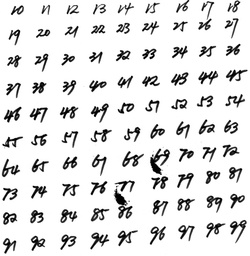
#> input picture Others/img001.jpg, 250 x 256 px, shrunk from 2327 x 2387 before the run; its folder holds only this picture in this run
$ python -i Connectivity.py   (imports and definitions only)
#> lines starting #> are read from the running program, lines starting #| are printed output that depends on the picture; after the words box and inside, x2 and y2 are one past the last pixel; in counts of white or black regions, pixels touching at a corner belong together
# -*- coding: utf-8 -*-
import numpy as np
import skimage.measure
import os
import cv2
import Consecutive_dirp

def f_CreateImg(Img,no,i,x0,y0,x1,y1,filename_no_suffix):
    columns = y1-y0
    rows = x1-x0
    #print rows,columns
    NewImage = np.ones((rows,columns), np.uint8)
    NewImage=NewImage*255
    for x in range(rows):
        for y in range(columns):
            if(Img[x+x0][y+y0]==i):
                NewImage[x][y]=0
    #cv2.imshow("NewImage", NewImage)
    # #cv2.waitKey(0)
    if(no!=-1):
        cv2.imwrite('./img_Split/%s_%i.jpg' % (filename_no_suffix,no), NewImage)
    else:              #未成功分离
        cv2.imwrite('./img/%s.jpg' % filename_no_suffix, NewImage)

def f_connectivity(filename):
#> called with filename = '../Others/img001.jpg'
    img = cv2.imread(filename.replace('//', ''))
#> img is the input picture: shape (256, 250, 3); min 0, max 255, mean 226.1
    filename=filename.split('/')[-1]
    img = cv2.cvtColor(img, cv2.COLOR_BGR2GRAY)
#> img: shape (256, 250)
    rows, columns = img.shape
#> rows = 256; columns = 250
    ret, th = cv2.threshold(img, 0, 1, cv2.THRESH_BINARY + cv2.THRESH_OTSU)         #白色1   黑色0
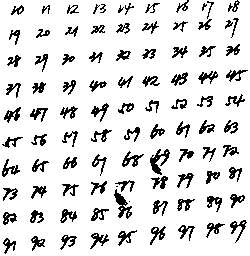
#> th: shape (256, 250); values 0 (black) and 1 (white), 87.2% white; black in thin lines or dots
#> ret = 153
    #print "%s该图像阈值为：%i" % (filename,ret)
    con,num=skimage.measure.label(th, connectivity=2, background=1, return_num=True)
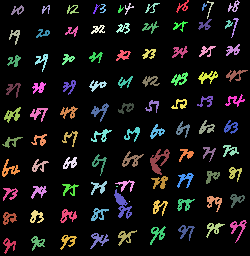
#> con: shape (256, 250) int64; 97 distinct labels, from 0 to 96; one colour per label, 0 black
#> num = 96
    #con中，0是背景，1，2，3等是各个连通区域
    count_all=[]
    for i in range(0,num):        #计算每个连通区域的点数目,如果小于指定阈值，则视为噪点
        count=0
        for x in range(rows):
            for y in range(columns):
                if(con[x][y] == i + 1):
                    count+=1
        if(count<=0.005*rows*columns):              #噪点阈值为0.005！！！
            for x in range(rows):
                for y in range(columns):
                    if (con[x][y] == i + 1):
                        con[x][y]=0
#> con: shape (256, 250) int64; 12.77% of pixels changed, all inside (x1, y1, x2, y2) = (2, 0, 248, 254)
    con, num = skimage.measure.label(con, connectivity=2, background=0, return_num=True)
#> num = 0
    for i in range(0,num):        #计算每个连通区域的点数目,如果小于指定阈值，则视为噪点
        count=0
        for x in range(rows):
            for y in range(columns):
                if(con[x][y] == i + 1):
                    count+=1
        count_all.append(count)
#> after the loop, count_all = []

    gravity_cole = []
    rows_array=[]
    columns_array=[]
######################找出行列的最大数和最小数#######################
    for i in range(1,len(count_all)+1):
        columns_margin = []
        rows_margin = []
        flagl = 1;flagr = 1
        gravity_point=0
        for y in range(columns):                    ########两边往当中找########
            for x in range(rows):
                if int(con[x][y]) == i:
                    gravity_point+=y                ########用来判定数字从左到右的顺序############
                if (flagl and int(con[x][y]) == i):
                    columns_margin.append(y)
                    flagl=0
                if (flagr and int(con[x][columns-y-1]) == i):
                    columns_margin.append(columns-y-1)
                    flagr=0
        #print columns_margin
        flagt=1;flagb=1
        for x in range(rows):                       ########上下往当中找########
            for y in range(columns):
                if (flagt and int(con[x][y]) == i):
                    rows_margin.append(x)
                    flagt=0
                if (flagb and int(con[rows-x-1][y]) == i):
                    rows_margin.append(rows-x-1)
                    flagb=0
        #print rows_margin
        gravity_cole.append((gravity_point,i))
        rows_array.append(rows_margin)
        columns_array.append(columns_margin)
#> after the loop, columns_array = []; gravity_cole = []; rows_array = []

    if(len(gravity_cole)==2):
        if gravity_cole[0][0] > gravity_cole[1][0]:  # 两个连通区域只有两个比较元素  #no,con中i的顺序
            f_CreateImg(con, 1, 2, min(rows_array[1]), min(columns_array[1]), max(rows_array[1]),max(columns_array[1]), filename.split('.')[0])
            f_CreateImg(con, 2, 1, min(rows_array[0]), min(columns_array[0]), max(rows_array[0]), max(columns_array[0]),filename.split('.')[0])
        else:
            f_CreateImg(con, 1, 1, min(rows_array[0]), min(columns_array[0]), max(rows_array[0]),max(columns_array[0]), filename.split('.')[0])
            f_CreateImg(con, 2, 2, min(rows_array[1]), min(columns_array[1]), max(rows_array[1]),max(columns_array[1]), filename.split('.')[0])
        return 0
    elif(len(gravity_cole)==1):         #未成功分离
        f_CreateImg(con, -1, 1, min(rows_array[0]), min(columns_array[0]), max(rows_array[0]), max(columns_array[0]),filename.split('.')[0])
        return 1

def Clean_File():
    File=os.listdir('./img_Split/')
    m=len(File)
    for i in range(m):
        try:
            os.remove('./img_Split/%s' % File[i])
        except Exception as e:
            print('Has removed')

    File=os.listdir('./img/')
    m=len(File)
    for i in range(m):
        try:
            os.remove('./img/%s' % File[i])
        except Exception as e:
            print('Has removed')


# [13 lines not run here, left out]

>>> result = f_connectivity('../Others/img001.jpg')

$ run again, on Others/img003.jpg
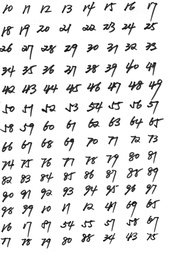
#> input picture Others/img003.jpg, 181 x 256 px, shrunk from 2481 x 3509 before the run
#> in f_connectivity, img is the input picture: shape (256, 181, 3); min 0, max 255, mean 231
#> img: shape (256, 181)
#> in f_connectivity, `ret, th = cv2.threshold(img, 0, 1, cv2.THRESH_BINARY + cv2.THRESH_OTSU)`:
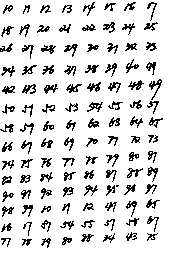
#> th: shape (256, 181); values 0 (black) and 1 (white), 87.6% white; black in thin lines or dots, all inside (x1, y1, x2, y2) = (0, 2, 163, 248)
#> ret = 169
#> in f_connectivity, `con,num=skimage.measure.label(th, connectivity=2, background=1, return..`:
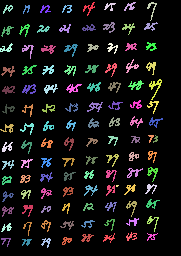
#> con: shape (256, 181) int64; 115 distinct labels, from 0 to 114; one colour per label, 0 black
#> in f_connectivity, `con,num=skimage.measure.label(th, connectivity=2, background=1, return..`: num = 114
#> in f_connectivity, `con, num = skimage.measure.label(con, connectivity=2, background=0, re..`: num = 0

$ run again, on Others/img005.jpg
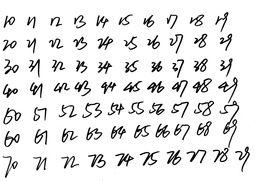
#> input picture Others/img005.jpg, 256 x 181 px, shrunk from 3509 x 2481 before the run
#> in f_connectivity, img is the input picture: shape (181, 256, 3); min 0, max 255, mean 229.7
#> img: shape (181, 256)
#> in f_connectivity, `ret, th = cv2.threshold(img, 0, 1, cv2.THRESH_BINARY + cv2.THRESH_OTSU)`:
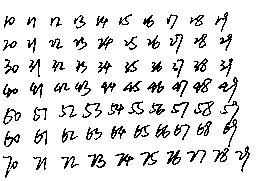
#> th: shape (181, 256); values 0 (black) and 1 (white), 88.9% white; black in thin lines or dots, all inside (x1, y1, x2, y2) = (3, 12, 250, 178)
#> ret = 154
#> in f_connectivity, `con,num=skimage.measure.label(th, connectivity=2, background=1, return..`:
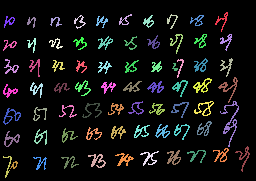
#> con: shape (181, 256) int64; 72 distinct labels, from 0 to 71; one colour per label, 0 black
#> in f_connectivity, `con,num=skimage.measure.label(th, connectivity=2, background=1, return..`: num = 71
#> in f_connectivity, `con, num = skimage.measure.label(con, connectivity=2, background=0, re..`: num = 0

$ run again, on Others/img006.jpg
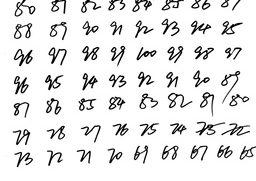
#> input picture Others/img006.jpg, 256 x 181 px, shrunk from 3509 x 2481 before the run
#> in f_connectivity, img is the input picture: shape (181, 256, 3); min 0, max 255, mean 230.6
#> img: shape (181, 256)
#> in f_connectivity, `ret, th = cv2.threshold(img, 0, 1, cv2.THRESH_BINARY + cv2.THRESH_OTSU)`:
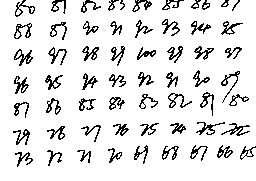
#> th: shape (181, 256); values 0 (black) and 1 (white), 89.2% white; black in thin lines or dots, all inside (x1, y1, x2, y2) = (13, 0, 256, 167)
#> ret = 154
#> in f_connectivity, `con,num=skimage.measure.label(th, connectivity=2, background=1, return..`:
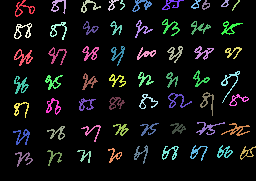
#> con: shape (181, 256) int64; 61 distinct labels, from 0 to 60; one colour per label, 0 black
#> in f_connectivity, `con,num=skimage.measure.label(th, connectivity=2, background=1, return..`: num = 60
#> in f_connectivity, `con, num = skimage.measure.label(con, connectivity=2, background=0, re..`: num = 0
